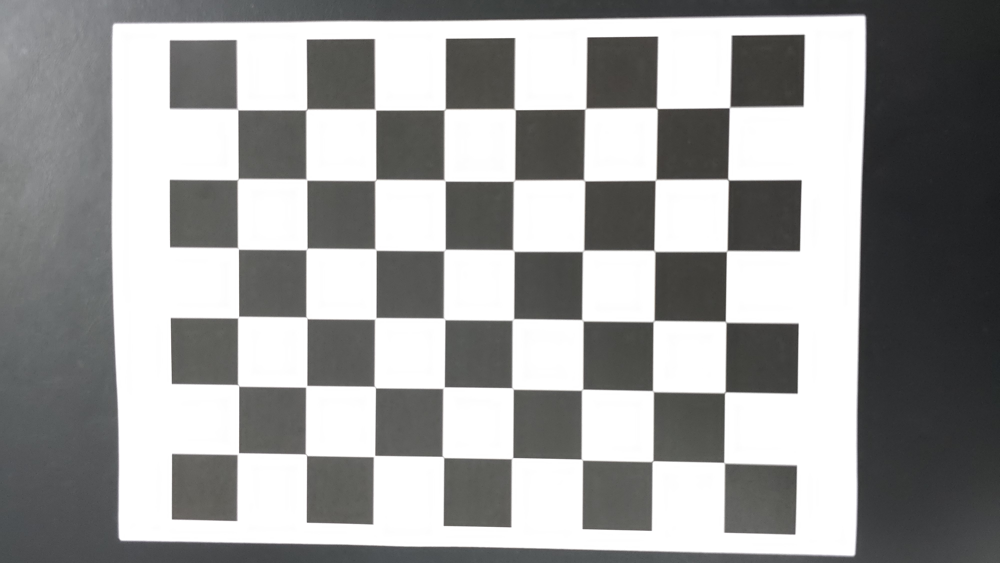
#> input picture dataset/cam1/1728962976.png, 1000 x 563 px; its folder holds only this picture in this run
$ python main.py
#> lines starting #> are read from the running program, lines starting #| are printed output that depends on the picture; after the words box and inside, x2 and y2 are one past the last pixel; in counts of white or black regions, pixels touching at a corner belong together; long printed decimals are rounded
import numpy as np
import cv2
import glob

# Define the chess board rows and columns
rows = 6
cols = 8


criteria = (cv2.TERM_CRITERIA_MAX_ITER + cv2.TERM_CRITERIA_EPS, 30, 0.001)
objectPoints = np.zeros((rows * cols, 3), np.float32)
objectPoints[:, :2] = np.mgrid[0:rows, 0:cols].T.reshape(-1, 2)


objectPointsArray = []
imgPointsArray = []


for path in glob.glob('dataset/cam1/*.png'):
    # Load the image
    img = cv2.imread(path)
#> img is the input picture: shape (563, 1000, 3); mean B, G, R 154.9, 155.3, 154.9
    gray = cv2.cvtColor(img, cv2.COLOR_BGR2GRAY)

    # Find corners
    ret, corners = cv2.findChessboardCorners(gray, (rows, cols), None)
#> ret = True; corners = 48 rows, first 8: [729.3, 107.6], [728, 179.6], [726.6, 251.1], [725.4, 321.5], [724.9, 392.2], [724, 462.6], [657, 108.5], [655.5, 179.9]
    if ret:
        corners = cv2.cornerSubPix(gray, corners, (11, 11), (-1, -1), criteria)
#> corners = 48 rows, first 8: [729.6, 107.4], [728, 179.5], [726.7, 250.9], [725.6, 321.8], [724.8, 392.3], [724.1, 462.7], [656.8, 108.2], [655.6, 179.8]
        objectPointsArray.append(objectPoints)
        imgPointsArray.append(corners)

        cv2.drawChessboardCorners(img, (rows, cols), corners, ret)
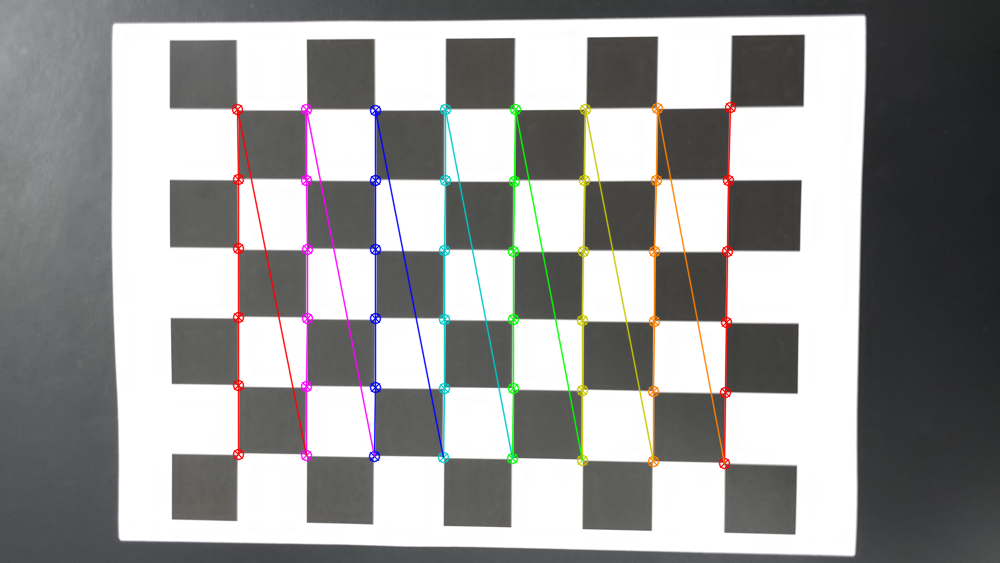
#> img: shape (563, 1000, 3); 3.49% of pixels changed, all inside (x1, y1, x2, y2) = (231, 101, 737, 470)

   # save the image
    cv2.imwrite('output/cam1/' + path.split('/')[-1], img)

# Calibrate the camera and save the results
ret, mtx, dist, rvecs, tvecs = cv2.calibrateCamera(objectPointsArray, imgPointsArray, gray.shape[::-1], None, None)
#> ret = 0.126; mtx = [[106.5, 0, 506.9], [0, 106.4, 289.4], [0, 0, 1]]; dist = [[0.00641, -0.000927, -0.000444, 7.95e-05, 4.84e-05]]; rvecs = ([0.00774, 0.00337, 1.58],); tvecs = ([3.11, -2.54, 1.52],)
np.savez('output/cam1/calib.npz', mtx=mtx, dist=dist, rvecs=rvecs, tvecs=tvecs)

# Print the camera calibration error
error = 0

for i in range(len(objectPointsArray)):
    imgPoints, _ = cv2.projectPoints(objectPointsArray[i], rvecs[i], tvecs[i], mtx, dist)
    error += cv2.norm(imgPointsArray[i], imgPoints, cv2.NORM_L2) / len(imgPoints)
#> this loop made 1 pass
#> error on pass 1: 0.0182
#> after the loop, error = 0.0182


print("Total error: ", error / len(objectPointsArray))
#| Total error:  0.01821
print("Distortion coefficients: ", dist)
#| Distortion coefficients:  [[ 6.41336904e-03 -9.26787440e-04 -4.43524213e-04  7.94568010e-05
#|    4.84124481e-05]]
print("Intrinsic matrix: ", mtx)
#| Intrinsic matrix:  [[106.460   0.         506.932]
#|  [  0.         106.400 289.374]
#|  [  0.           0.           1.        ]]


# loop load image and undistort
for i,path in enumerate(glob.glob('dataset/cam1/*.png')):
    # Load one of the test images
    img = cv2.imread(path)
    h, w = img.shape[:2]

    # Obtain the new camera matrix and undistort the image
    newCameraMtx, roi = cv2.getOptimalNewCameraMatrix(mtx, dist, (w, h), 0.5, (w, h))
#> newCameraMtx = [[139, 0, 495.2], [0, 134.6, 285.2], [0, 0, 1]]; roi = (67, 50, 875, 470)
    undistortedImg = cv2.undistort(img, mtx, dist, None, newCameraMtx)
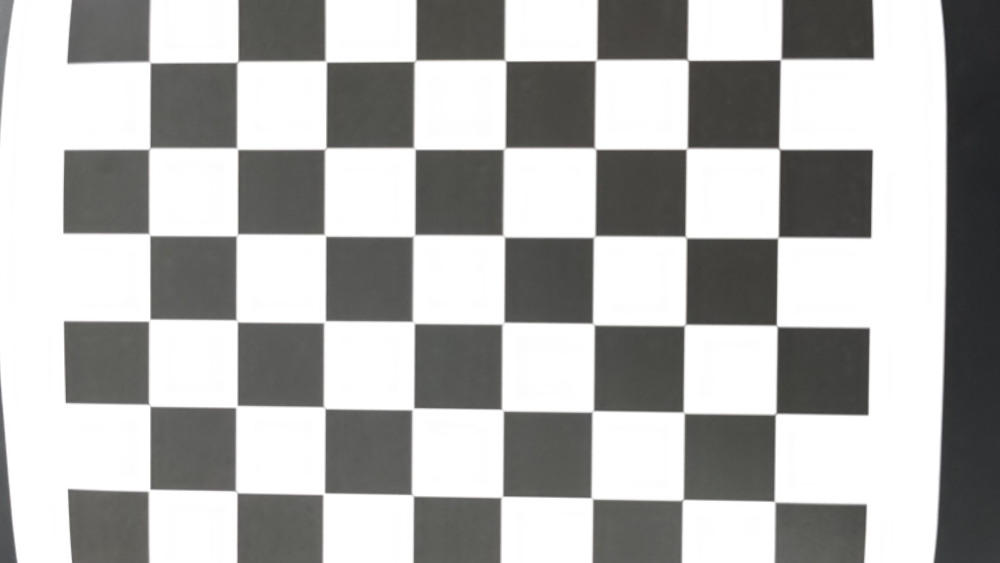
#> undistortedImg: shape (563, 1000, 3); mean B, G, R 174.4, 175.6, 175.6

    # Crop the undistorted image
    x, y, w, h = roi
#> x = 67; y = 50; w = 875; h = 470
    undistortedImg = undistortedImg[y:y + h, x:x + w]
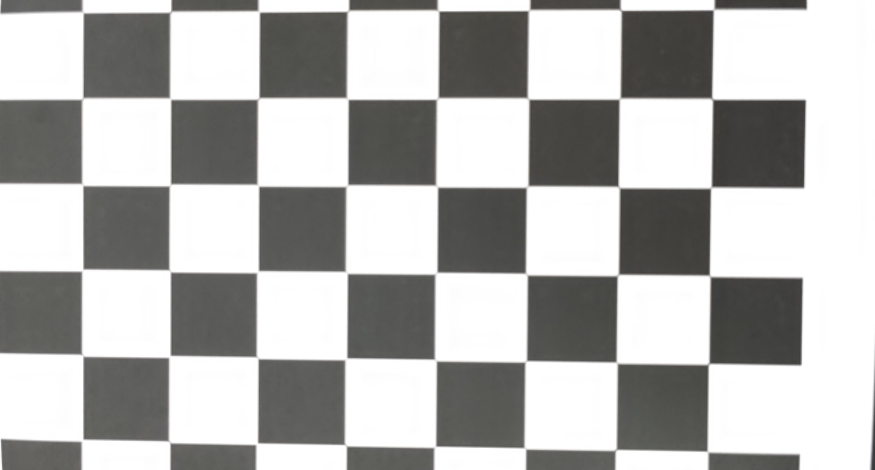
#> undistortedImg: shape (470, 875, 3); mean B, G, R 178.6, 180, 180.1
    # save image
    name = path.split('/')[-1]
    cv2.imwrite(f'output/cam1/undistorted_{name}.png', undistortedImg)

$ run again, on dataset/cam1/1728962980.png
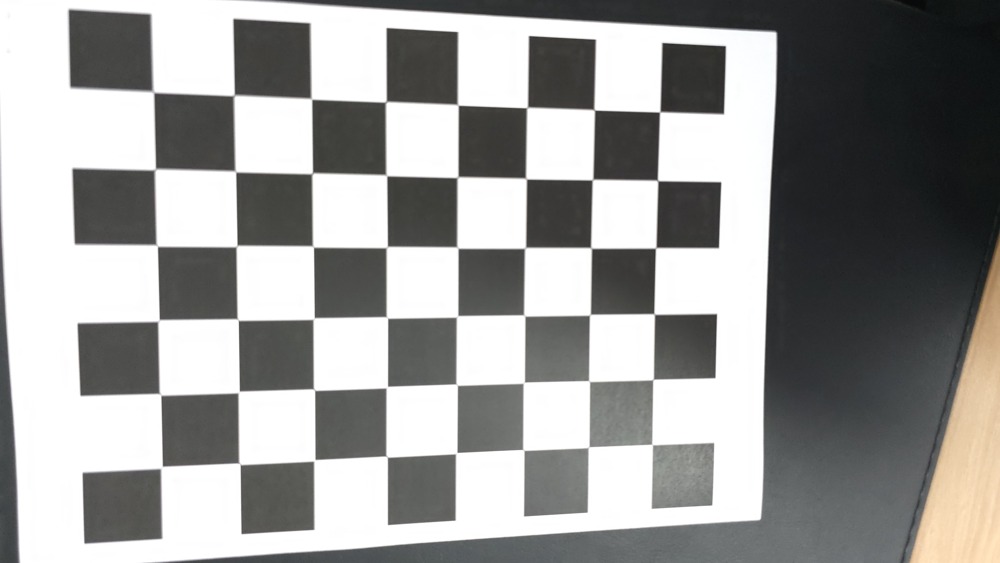
#> input picture dataset/cam1/1728962980.png, 1000 x 563 px
#> img is the input picture: shape (563, 1000, 3); mean B, G, R 153.3, 154.6, 154.7
#> `ret, corners = cv2.findChessboardCorners(gray, (rows, cols), None)`: ret = True; corners = 48 rows, first 8: [659.7, 111.9], [657.6, 180.6], [655.6, 247.8], [654.1, 313.9], [653.1, 379.4], [651.8, 444.3], [594.5, 110.1], [592.4, 179.7]
#> `corners = cv2.cornerSubPix(gray, corners, (11, 11), (-1, -1), criteria)`: corners = 48 rows, first 8: [659.7, 111.8], [657.6, 180.4], [655.7, 247.8], [654.2, 314], [653.2, 379.4], [652.1, 444.5], [594.2, 109.8], [592.5, 179.5]
#> `cv2.drawChessboardCorners(img, (rows, cols), corners, ret)`:
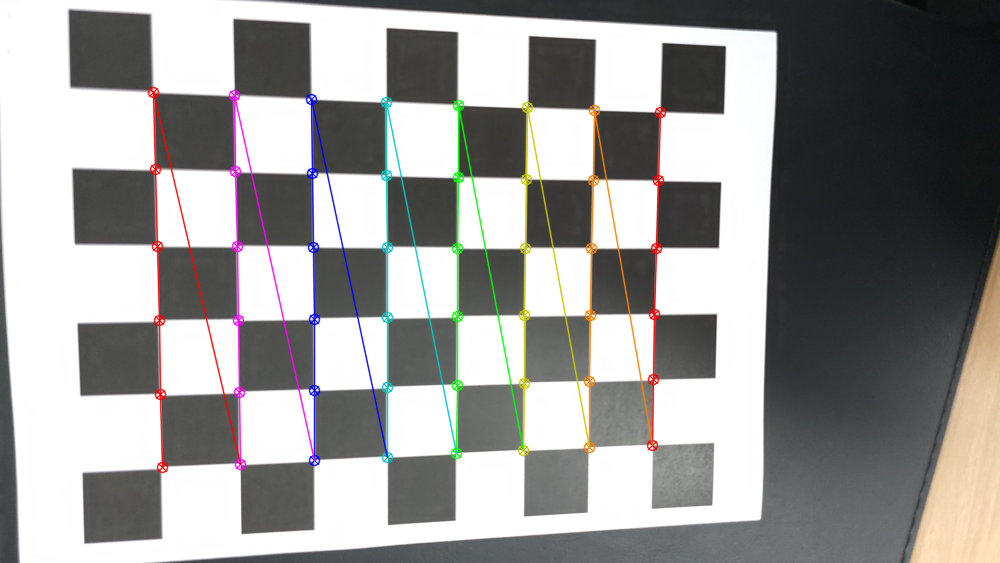
#> img: shape (563, 1000, 3); 3.51% of pixels changed, all inside (x1, y1, x2, y2) = (147, 86, 667, 474)
#> `ret, mtx, dist, rvecs, tvecs = cv2.calibrateCamera(objectPointsArray, ..`: ret = 0.166; mtx = [[866.2, 0, 491.8], [0, 858.3, 292.6], [0, 0, 1]]; dist = [[0.313, -2.06, -0.00306, 0.00244, 4.85]]; rvecs = ([-0.11, -0.222, 1.56],); tvecs = ([2.46, -2.67, 12.89],)
#> the loop `for i in range(len(objectPointsArray)):` made 1 pass
#> error on pass 1: 0.024
#> after the loop `for i in range(len(objectPointsArray)):`: error = 0.024
#| Total error:  0.02398
#| Distortion coefficients:  [[ 3.13383968e-01 -2.05642213e+00 -3.05981869e-03  2.43653966e-03
#|    4.84902369e+00]]
#| Intrinsic matrix:  [[866.204   0.         491.794]
#|  [  0.         858.261 292.632]
#|  [  0.           0.           1.        ]]
#> newCameraMtx = [[926.5, 0, 495.6], [0, 907.2, 290.8], [0, 0, 1]]; roi = (11, 12, 974, 541)
#> `x, y, w, h = roi`: x = 11; y = 12; w = 974; h = 541
#> `undistortedImg = undistortedImg[y:y + h, x:x + w]`:
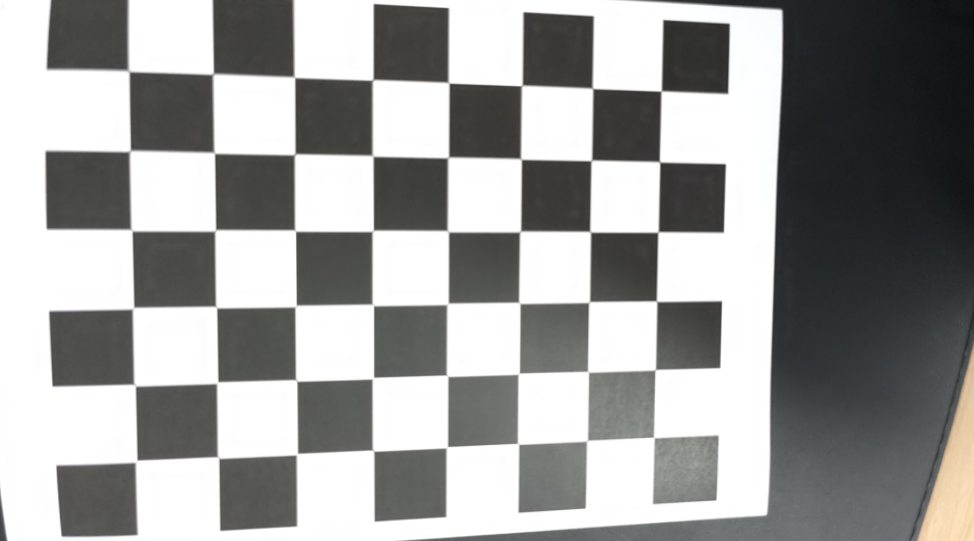
#> undistortedImg: shape (541, 974, 3); mean B, G, R 156.2, 157.1, 156.8

$ run again, on dataset/cam1/1728962982.png
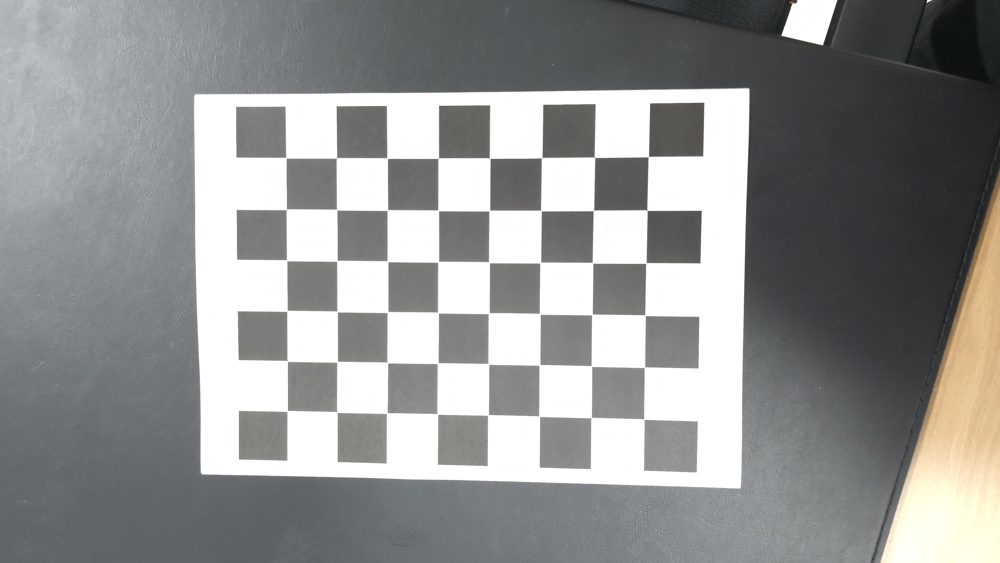
#> input picture dataset/cam1/1728962982.png, 1000 x 563 px
#> img is the input picture: shape (563, 1000, 3); mean B, G, R 146, 146.5, 145.5
#> `ret, corners = cv2.findChessboardCorners(gray, (rows, cols), None)`: ret = True; corners = 48 rows, first 8: [648, 156.9], [647, 210], [646, 262.9], [645, 315], [644.6, 367], [644, 419], [594.1, 157], [593.3, 210.6]
#> `corners = cv2.cornerSubPix(gray, corners, (11, 11), (-1, -1), criteria)`: corners = 48 rows, first 8: [648.3, 156.6], [647, 210.2], [645.9, 262.9], [645, 315.2], [644.4, 367.2], [643.9, 419.1], [594.5, 157.3], [593.5, 210.4]
#> `cv2.drawChessboardCorners(img, (rows, cols), corners, ret)`:
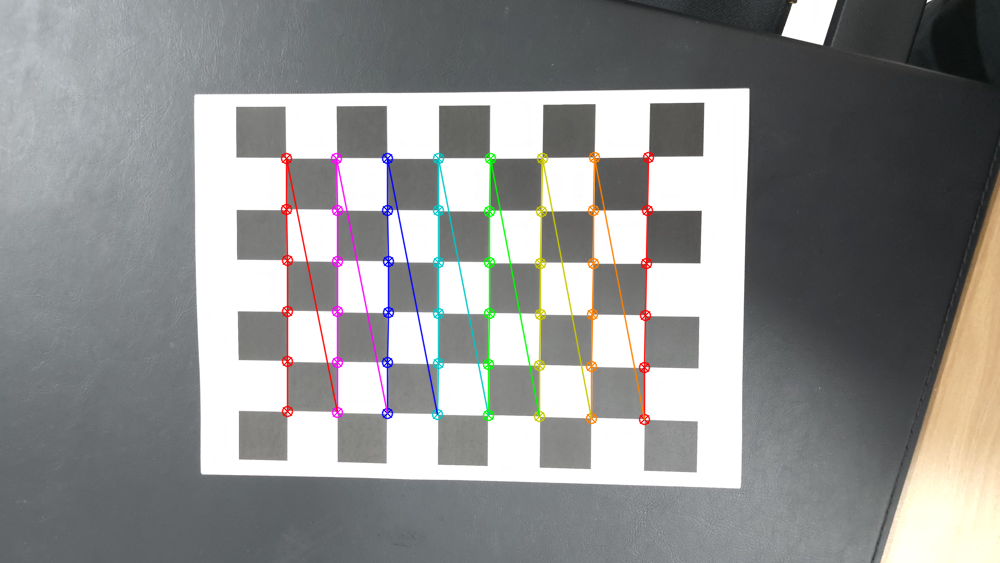
#> img: shape (563, 1000, 3); 2.75% of pixels changed, all inside (x1, y1, x2, y2) = (280, 151, 655, 426)
#> `ret, mtx, dist, rvecs, tvecs = cv2.calibrateCamera(objectPointsArray, ..`: ret = 0.098; mtx = [[687, 0, 499.3], [0, 685.8, 291.6], [0, 0, 1]]; dist = [[0.338, -2.57, -0.00358, 0.00189, 7.54]]; rvecs = ([0.0823, 0.0282, 1.58],); tvecs = ([2.81, -2.55, 13.17],)
#> the loop `for i in range(len(objectPointsArray)):` made 1 pass
#> error on pass 1: 0.0141
#> after the loop `for i in range(len(objectPointsArray)):`: error = 0.0141
#| Total error:  0.01414
#| Distortion coefficients:  [[ 3.37746341e-01 -2.56511221e+00 -3.57911985e-03  1.89300111e-03
#|    7.54014862e+00]]
#| Intrinsic matrix:  [[686.962   0.         499.251 ]
#|  [  0.         685.753 291.590]
#|  [  0.           0.           1.        ]]
#> newCameraMtx = [[1339.3, 0, 500.5], [0, 1164.6, 284.6], [0, 0, 1]]; roi = (104, 85, 790, 402)
#> `x, y, w, h = roi`: x = 104; y = 85; w = 790; h = 402
#> `undistortedImg = undistortedImg[y:y + h, x:x + w]`:
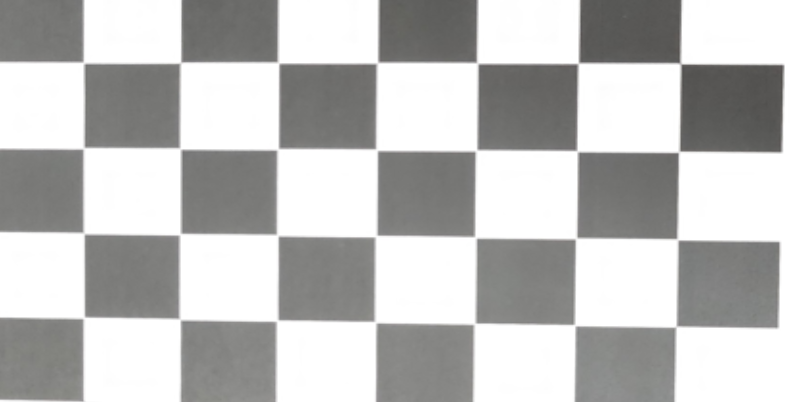
#> undistortedImg: shape (402, 790, 3); mean B, G, R 189.5, 190.4, 190.5

$ run again, on dataset/cam1/1728962983.png
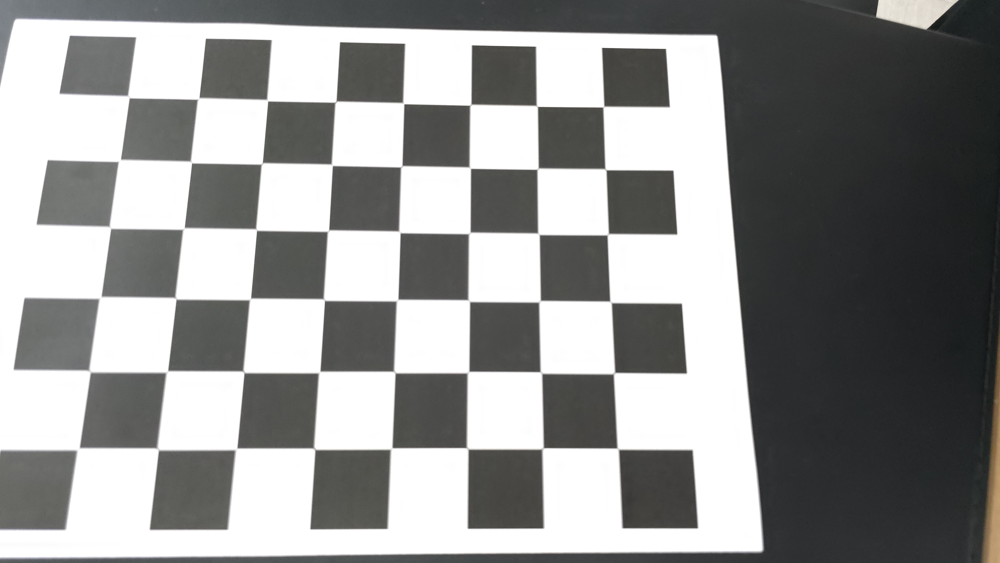
#> input picture dataset/cam1/1728962983.png, 1000 x 563 px
#> img is the input picture: shape (563, 1000, 3); mean B, G, R 145.5, 146.2, 145.7
#> `ret, corners = cv2.findChessboardCorners(gray, (rows, cols), None)`: ret = True; corners = 48 rows, first 8: [603.3, 106.9], [604.7, 170.7], [608, 234], [610.5, 302], [614, 373], [617.7, 448.2], [536.6, 106.7], [537.4, 169]
#> `corners = cv2.cornerSubPix(gray, corners, (11, 11), (-1, -1), criteria)`: corners = 48 rows, first 8: [603.4, 106.6], [605.5, 169.3], [607.7, 234.3], [610.5, 301.8], [614, 373.1], [617.7, 448.6], [536.8, 106], [537.6, 168.6]
#> `cv2.drawChessboardCorners(img, (rows, cols), corners, ret)`:
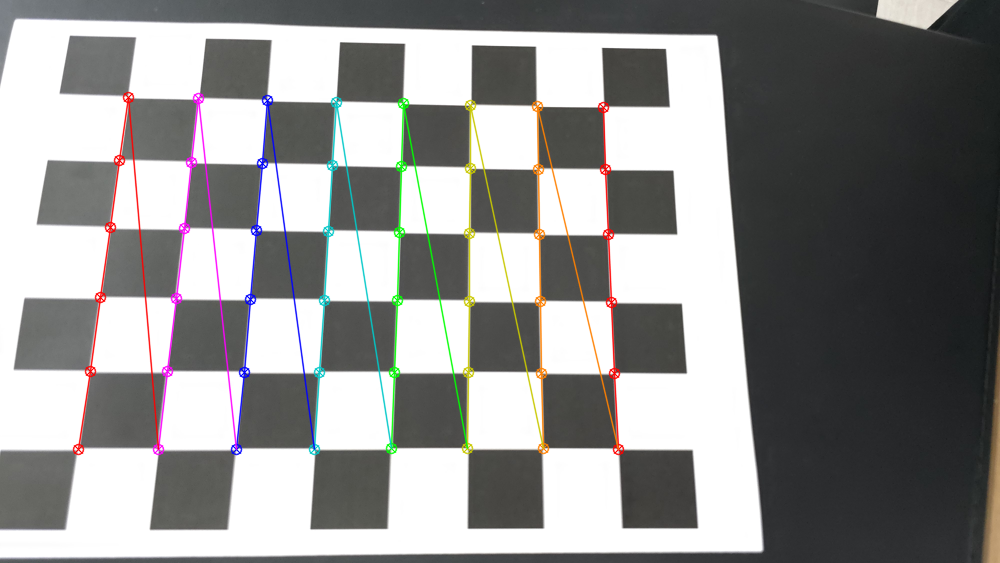
#> img: shape (563, 1000, 3); 3.47% of pixels changed, all inside (x1, y1, x2, y2) = (72, 91, 625, 456)
#> `ret, mtx, dist, rvecs, tvecs = cv2.calibrateCamera(objectPointsArray, ..`: ret = 0.196; mtx = [[670.5, 0, 497.1], [0, 676.1, 300.9], [0, 0, 1]]; dist = [[0.151, -0.466, -0.00289, 0.00214, 0.525]]; rvecs = ([-0.222, 0.166, 1.57],); tvecs = ([1.6, -2.89, 10.23],)
#> the loop `for i in range(len(objectPointsArray)):` made 1 pass
#> error on pass 1: 0.0283
#> after the loop `for i in range(len(objectPointsArray)):`: error = 0.0283
#| Total error:  0.02826
#| Distortion coefficients:  [[ 0.1513 -0.4664 -0.002892  0.002143  0.5249]]
#| Intrinsic matrix:  [[670.512   0.         497.078]
#|  [  0.         676.085 300.872]
#|  [  0.           0.           1.        ]]
#> newCameraMtx = [[697.7, 0, 499.4], [0, 698.8, 298.9], [0, 0, 1]]; roi = (6, 6, 986, 552)
#> `x, y, w, h = roi`: x = 6; w = 986; h = 552
#> `undistortedImg = undistortedImg[y:y + h, x:x + w]`:
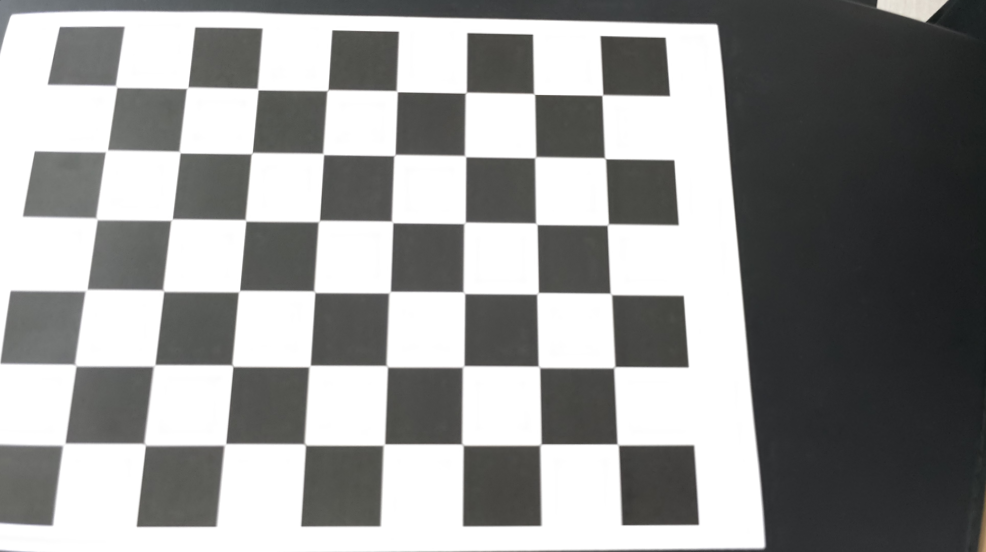
#> undistortedImg: shape (552, 986, 3); mean B, G, R 148.7, 149.4, 148.9
